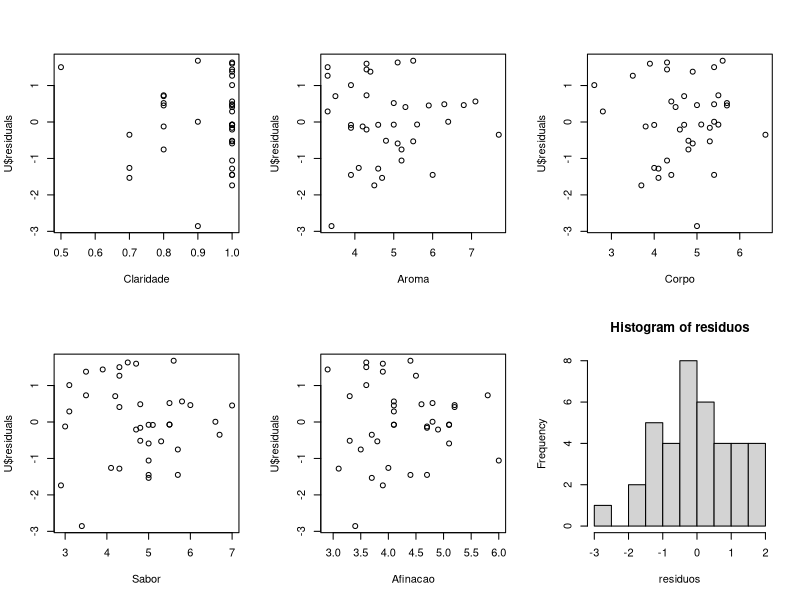
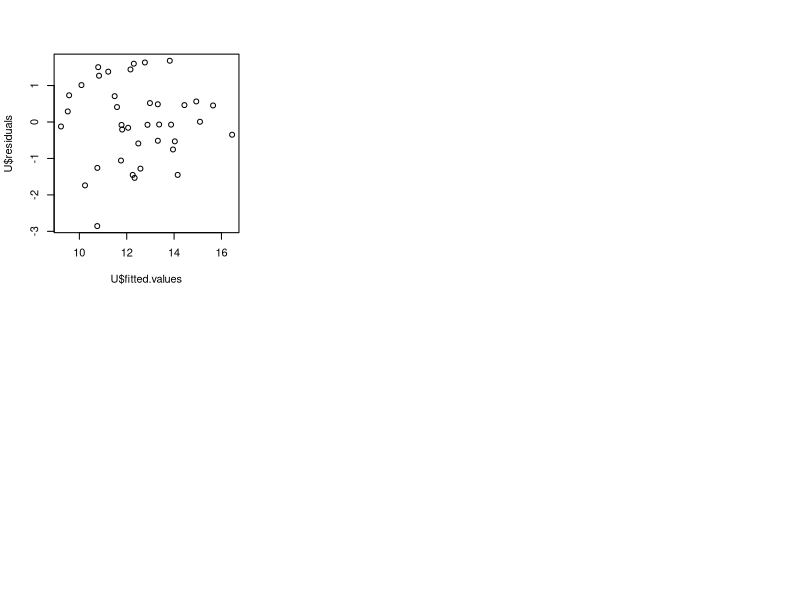
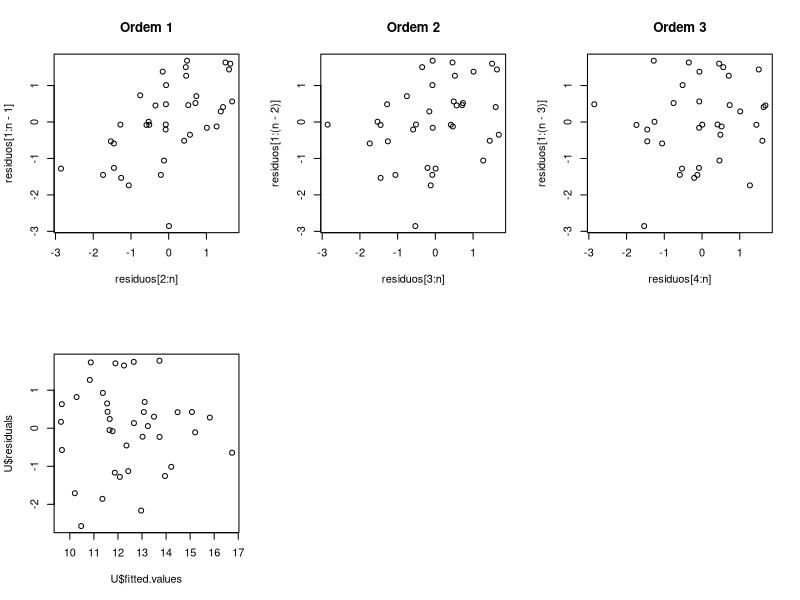
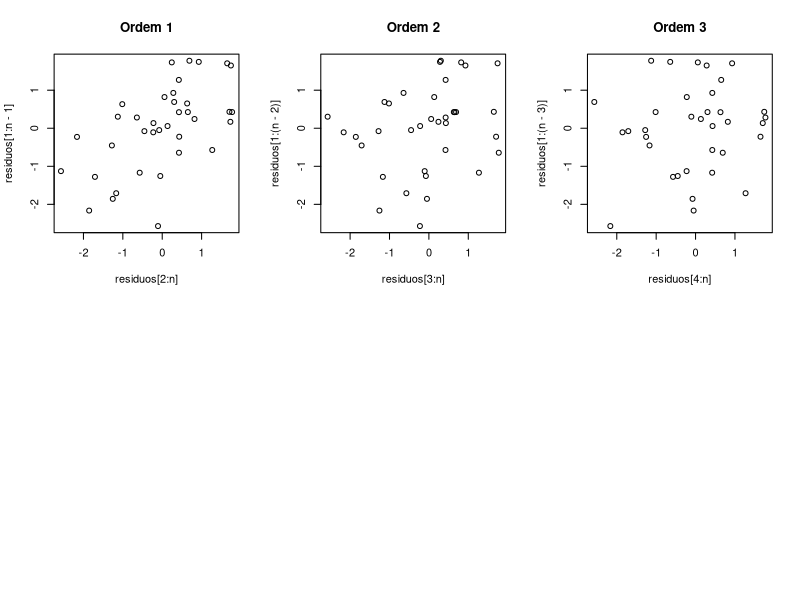

Write the R code that produced these figures, in order. (Note: this script raises an error after producing the figures.)
## ---- chunk 1
knitr::opts_chunk$set(echo = TRUE)
printf <- function(...) cat(sprintf(...))
## ---- chunk 2
wine.data <- readxl::read_excel('exe.xlsx', 'D')
head(wine.data)
## ---- chunk 3
Claridade <- wine.data$Clari
Aroma <- wine.data$Aroma
Corpo <- wine.data$Corpo
Sabor <- wine.data$Sabor
Afinacao <- wine.data$Afina
Y <- wine.data$Qua

desvioY <- function(betas) {
  Y.Estimado <- betas[1] + betas[2]*Claridade + betas[3]*Aroma + betas[4]*Corpo + betas[5]*Sabor + betas[6]*Afinacao
  S <- sum( (Y - Y.Estimado)^2 )
}
## ---- chunk 4
R.2 <- optim(par = c(1,1,1,1,1,1), fn = desvioY, method = "L-BFGS-B")
R.2$par
## ---- chunk 5
U <- lm(Y~Claridade+Aroma+Corpo+Sabor+Afinacao)
U$coefficients
## ---- chunk 6
par(mfrow=c(2,3))

plot(Claridade, U$residuals)
plot(Aroma, U$residuals)
plot(Corpo, U$residuals)
plot(Sabor, U$residuals)
plot(Afinacao, U$residuals)
## ---- chunk 7
n <- 38
quantidadeParametrosEstimados <- 6
sigma.2 <- var(U$residuals) * (n -1 ) / (n - quantidadeParametrosEstimados)
sigma.2
## ---- chunk 8
X <- model.matrix(U)
head.matrix(X)
## ---- chunk 9
X.linha <- t(X)
head.matrix(X.linha)
## ---- chunk 10
X1 <- X.linha%*%X
head.matrix(X1)
## ---- chunk 11
X.inversa <- solve(X1)
head.matrix(X.inversa)
## ---- chunk 12
U.summary <- summary(U)
variancia.modelo <- (U.summary$sigma)^2
variancia.modelo
## ---- chunk 13
beta4.variancia <- variancia.modelo * X.inversa[5,5]
beta4.variancia
## ---- chunk 14
R2 <- var(U$fitted.values) / var(wine.data$Qua)
R2
## ---- chunk 15
U.summary$r.squared
## ---- chunk 16
numeroBetasHo = 5
n <- 38
numeroParametrosEstimado <- 6

Fobs <- (R2 / numeroBetasHo) / ((1- R2) / (n - numeroParametrosEstimado))
Fobs
## ---- chunk 17
U.summary$fstatistic
## ---- chunk 18
LS <- qf(0.95, numeroBetasHo, n - numeroParametrosEstimado)
LS
## ---- chunk 19
p.value <- 1 - pf(Fobs, numeroBetasHo, n - numeroParametrosEstimado)
p.value
## ---- chunk 20
residuos <- U$residuals
head(residuos)
hist(residuos)
## ---- chunk 21
resultado <- nortest::ad.test(residuos)
resultado
## ---- chunk 22
plot(U$fitted.values, U$residuals)
## ---- chunk 23
homocedastico <- lmtest::bptest(U,~fitted(U)+I(fitted(U)^2))
homocedastico
## ---- chunk 24
par(mfrow=c(2,3))

plot(residuos[2:n], residuos[1:n-1],main = 'Ordem 1')
plot(residuos[3:n], residuos[1:(n-2)], main = 'Ordem 2')
plot(residuos[4:n], residuos[1:(n-3)], main = 'Ordem 3')
## ---- chunk 25
autocorrelacao.ordem.1 <- lmtest::bgtest (U , order=1)
autocorrelacao.ordem.1
autocorrelacao.ordem.2 <- lmtest::bgtest (U , order=2)
autocorrelacao.ordem.2
autocorrelacao.ordem.3 <- lmtest::bgtest (U , order=3)
autocorrelacao.ordem.3

## ---- chunk 26
corridas <- 50000
GG <- matrix(0, corridas, 1)
U <- lm(wine.data$Qua~wine.data$Clari + wine.data$Aroma + wine.data$Corpo + wine.data$Sabor + wine.data$Afina)
estimado.beta0 <- U$coefficients[1]
estimado.beta1 <- U$coefficients[2]
estimado.beta2 <- U$coefficients[3]
estimado.beta3 <- U$coefficients[4]
estimado.beta4 <- U$coefficients[5]
estimado.beta5 <- U$coefficients[6]

dp <- summary(U)$sigma
W <- summary(U)

Fobs <- W$fstatistic[1]
nLinhas <- 38

for(i in 1:corridas){
  #Teste para Clari - Sob H0 temos B1 = 0
  Y1 <- estimado.beta0 + 0*wine.data$Clari + 0*wine.data$Aroma + 0*wine.data$Corpo + 0*wine.data$Sabor + 0*wine.data$Afina + rnorm(nLinhas,0,dp)
  U1 <- lm(Y1~wine.data$Clari + wine.data$Aroma + wine.data$Corpo + wine.data$Sabor + wine.data$Afina)
  W <- summary(U1)
  GG[i,1] <- W$fstatistic[1] #F calc
}


## ---- chunk 27
LimiteComputacional <- quantile(GG[,1], c(.95))
LimiteComputacional

pvalue <- mean(GG[,1]>Fobs)
pvalue

#Limites Teóricos
LimitesTeoricos <- qf(0.95,5,32)
LimitesTeoricos

## ---- chunk 28
U <- lm(wine.data$Qua~wine.data$Clari + wine.data$Aroma + wine.data$Corpo + wine.data$Sabor + wine.data$Afina)
U.summary <- summary(U)
U.summary
## ---- chunk 29
Sabor.Tcal <- U$coefficients[5] / U.summary$coefficients[5,2]
Sabor.Tcal
## ---- chunk 30
nDados <- 38
nParametrosEstimados <- 6
Ttab <- qt(0.975, nDados - nParametrosEstimados)
Ttab
## ---- chunk 31
Sabor.pvalue <- (1 - pt(Sabor.Tcal, nDados - nParametrosEstimados)) * 2
Sabor.pvalue
## ---- chunk 32
U <- lm(wine.data$Qua~ wine.data$Aroma + wine.data$Sabor + wine.data$Afina)
U.summary <- summary(U)
U.summary
## ---- chunk 33
normalidade <- nortest::ad.test(U$residuals)
normalidade
## ---- chunk 34
plot(U$fitted.values, U$residuals)
## ---- chunk 35
homocedastico <- lmtest::bptest(U,~fitted(U)+I(fitted(U)^2))
homocedastico
## ---- chunk 36
residuos <- U$residuals
par(mfrow=c(2,3))

plot(residuos[2:n], residuos[1:n-1],main = 'Ordem 1')
plot(residuos[3:n], residuos[1:(n-2)], main = 'Ordem 2')
plot(residuos[4:n], residuos[1:(n-3)], main = 'Ordem 3')
## ---- chunk 37
autocorrelacao.ordem.1 <- lmtest::bgtest (U , order=1)
autocorrelacao.ordem.1
autocorrelacao.ordem.2 <- lmtest::bgtest (U , order=2)
autocorrelacao.ordem.2
autocorrelacao.ordem.3 <- lmtest::bgtest (U , order=3)
autocorrelacao.ordem.3
## ---- chunk 38
U <- lm(wine.data$Qua~ wine.data$Aroma + wine.data$Sabor + wine.data$Afina)
estimado.beta0 <- U$coefficients[1]
estimado.beta1 <- U$coefficients[2]
estimado.beta2 <- U$coefficients[3]
estimado.beta3 <- U$coefficients[4]
## ---- chunk 39
x0<-matrix(c(1,5.5,5.1,5), 4, 1)
x0
## ---- chunk 40
nDados <- 38
nParametrosEstimados <- 4

T <- qt(0.975,nDados - nParametrosEstimados)
T
## ---- chunk 41
yp <- estimado.beta0 + estimado.beta1*5.5 + estimado.beta2*5.1 + estimado.beta3*5
yp
## ---- chunk 42
dp <- summary(U)$sigma
dp
variancia.modelo <- dp^2
variancia.modelo
## ---- chunk 43
X <- model.matrix(U)
XT <- t(X)

X1 <- XT%*%X
X2 <- solve(X1)
X3 <- t(x0)%*%X2
X4 <- X3%*%x0
r <- variancia.modelo*(1+X4)
rr <- r^0.5
LSP <- yp + T * rr
LIP <- yp - T * rr
c(LIP, LSP)
## ---- chunk 44
rr1 <- (vm*X4)^0.5
m <- rr/rr1
m
## ---- chunk 45

GG <- matrix(0, corridas, 1)
U <- lm(wine.data$Qua~wine.data$Aroma+wine.data$Sabor+wine.data$Afina)
eB0 <- U$coefficients[1]
eB1 <- U$coefficients[2]
eB2 <- U$coefficients[3]
eB3 <- U$coefficients[4]

dp <- summary(U)$sigma

for(i in 1:corridas){
  Y1 <- eB0 + eB1*wine.data$Aroma + eB2*wine.data$Sabor + eB3*wine.data$Afina +sample(U$residuals,38,TRUE)

  U1 <- lm(Y1~wine.data$Aroma + wine.data$Sabor + wine.data$Afina)
  eB0p <- U1$coefficients[1]
  eB1p <- U1$coefficients[2]
  eB2p <- U1$coefficients[3]
  eB3p <- U1$coefficients[4]
  YP <- eB0p+eB1p*5.5+eB2p*5.1+eB3p*5

  GG[i,1] <- YP
}
## ---- chunk 46
LimitesA <- quantile(GG[,1], c(.025, .975))

LimitesA

LINF <- yp - (yp-LimitesA[1])*m
LSUP <- yp + (LimitesA[2]-yp)*m

LimetesAjustados <- c(LINF, LSUP)
LimetesAjustados
## ---- chunk 47
cor(wine.data$Qua, wine.data$Aroma)
## ---- chunk 48
regressaoAroma <- lm(wine.data$Aroma~wine.data$Sabor + wine.data$Afina)
regressaoAroma
## ---- chunk 49
regressaoQualidade <- lm(wine.data$Qua~wine.data$Sabor + wine.data$Afina)
regressaoQualidade
## ---- chunk 50
cor(regressaoAroma$residuals, regressaoQualidade$residuals)
## ---- chunk 51
cor(wine.data$Qua, wine.data$Sabor)
## ---- chunk 52
regressaoSabor <- lm(wine.data$Sabor~wine.data$Aroma + wine.data$Afina)
regressaoSabor
## ---- chunk 53
regressaoQualidade <- lm(wine.data$Qua~wine.data$Aroma + wine.data$Afina)
regressaoQualidade
## ---- chunk 54
cor(regressaoSabor$residuals, regressaoQualidade$residuals)
## ---- chunk 55
cor(wine.data$Qua, wine.data$Afina)
## ---- chunk 56
regressaoAfinacao <- lm(wine.data$Afina~wine.data$Sabor + wine.data$Aroma)
regressaoAfinacao
## ---- chunk 57
regressaoQualidade <- lm(wine.data$Qua~wine.data$Sabor + wine.data$Aroma)
regressaoQualidade
## ---- chunk 58
cor(regressaoAfinacao$residuals, regressaoQualidade$residuals)
## ---- chunk 59
aroma.multicolinearidade <- lm(wine.data$Aroma ~ wine.data$Sabor + wine.data$Afina)
aroma.multicolinearidade.summary <- summary(aroma.multicolinearidade)
aroma.R2 <- aroma.multicolinearidade.summary$r.squared
aroma.FIV <- 1 / (1 - aroma.R2)
aroma.FIV
## ---- chunk 60
sabor.multicolinearidade <- lm(wine.data$Sabor ~ wine.data$Aroma + wine.data$Afina)
sabor.multicolinearidade.summary <- summary(sabor.multicolinearidade)
sabor.R2 <- sabor.multicolinearidade.summary$r.squared
sabor.FIV <- 1 / (1 - sabor.R2)
sabor.FIV
## ---- chunk 61
afinacao.multicolinearidade <- lm(wine.data$Afina ~ wine.data$Aroma + wine.data$Sabor)
afinacao.multicolinearidade.summary <- summary(afinacao.multicolinearidade)
afinacao.R2 <- afinacao.multicolinearidade.summary$r.squared
afinacao.FIV <- 1 / (1 - afinacao.R2)
afinacao.FIV
